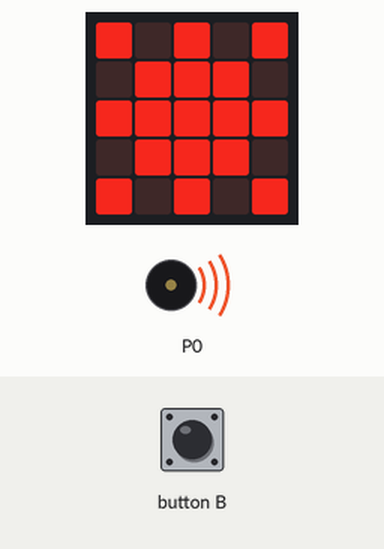
A program run on a simulated BBC micro:bit running MicroPython. On the bench: the board's 5×5 LED display, buzzer (waves = sounding). The inputs (shaded band) are chosen by the test bench.

Above: at 3.1 s.
At 14.4 s:
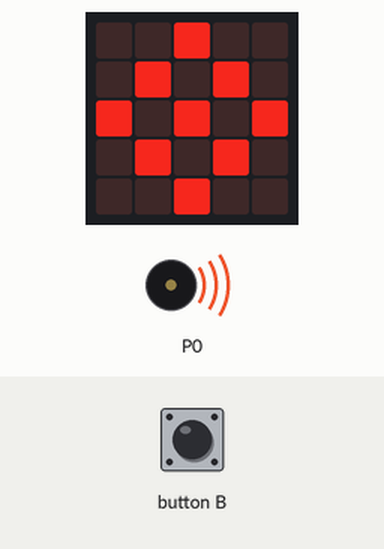
15.2 s: button B pressed for 0.15 s
At 28.7 s:
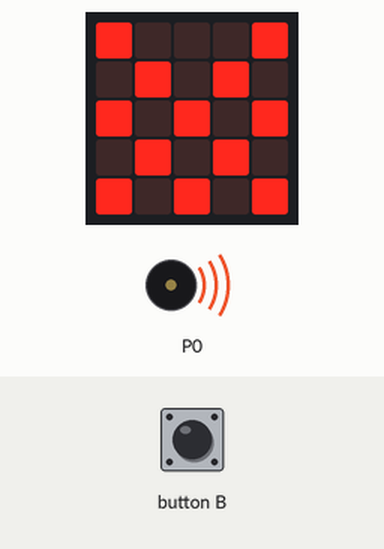
Timing chart, 0 to 34.4 s (numbered marks = the images above; inputs shaded):
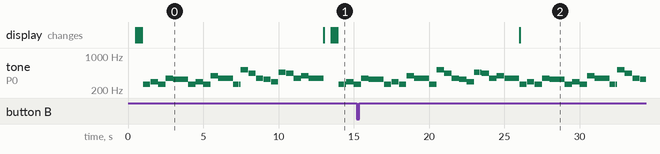

The program:

Farhad.py
```python
from microbit import *

the_winning_firework=Image("90909:09990:99999:09990:90909")
display.show(the_winning_firework)
sleep(500)

def fade():
    for x in range(0,5):
        for y in range(0,5):
            br=display.get_pixel(x,y)
            if br>0:
                display.set_pixel(x,y,br-1)
        sleep(100)
fade()

import music
music.play(music.BIRTHDAY)


the_winning_firework2=Image("00900:09090:90909:09090:00900")
display.show(the_winning_firework2)
sleep(500)

def fade():
    for x in range(0,5):
        for y in range(0,5):
            br=display.get_pixel(x,y)
            if br>0:
                display.set_pixel(x,y,br-1)
        sleep(100)
fade()

import music
music.play(music.BIRTHDAY)


win_FIREWORK3=Image("90009:09090:90909:09090:90909")
display.show(win_FIREWORK3)

import music
music.play(music.BIRTHDAY)

def fade():
    for x in range(0,5):
        for y in range(0,5):
            br=display.get_pixel(x,y)
            if br>0:
                display.set_pixel(x,y,br-1)
        sleep(100)
fade()


while True:
    if button_b.was_pressed():
        display.show(the_winning_firework)
        sleep(1000)
        display.show(the_winning_firework2)
        sleep(1000)
        display.show(win_firework3)
        sleep(1000)
    fade()
```

Measured:
- by itself, tone on P0: plays 349 Hz for 0.49 s, 330 Hz for 0.99 s, 262 Hz for 0.36 s, 262 Hz for 0.12 s, 294 Hz for 0.49 s, 262 Hz for 0.49 s … (39 notes in this stretch)
